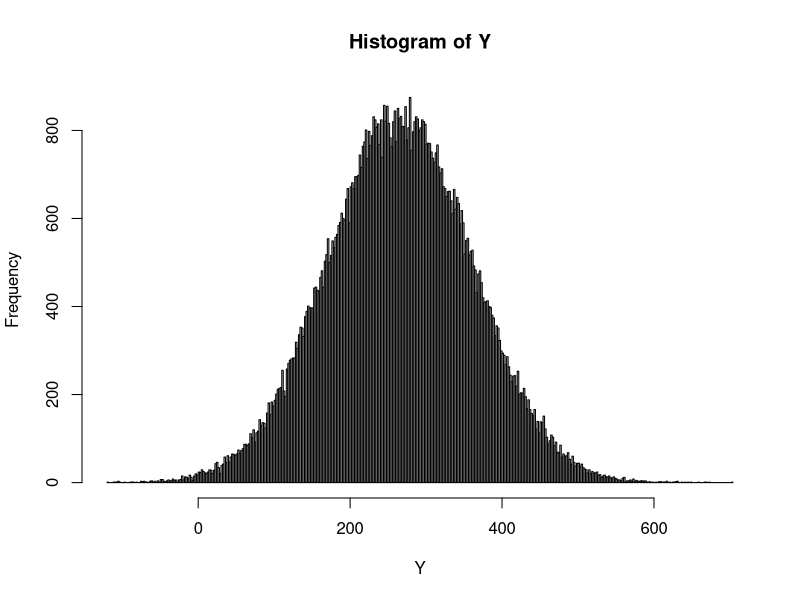
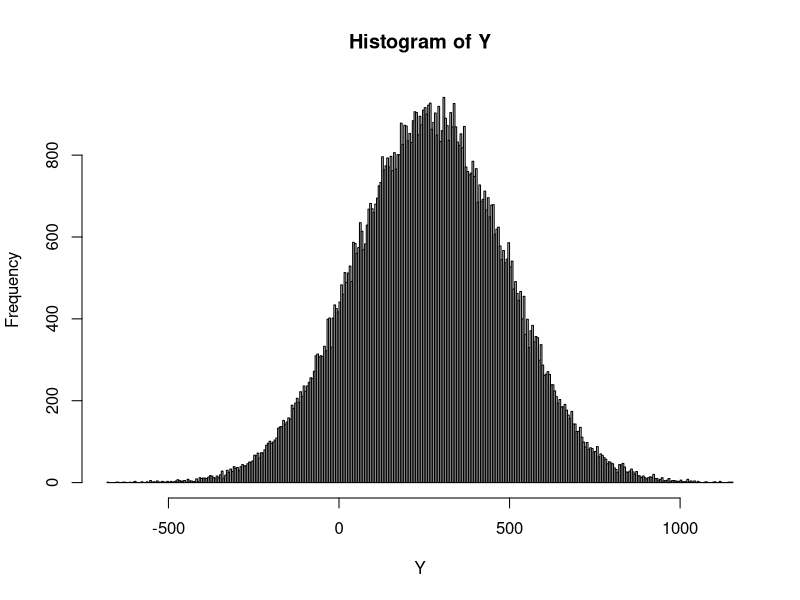
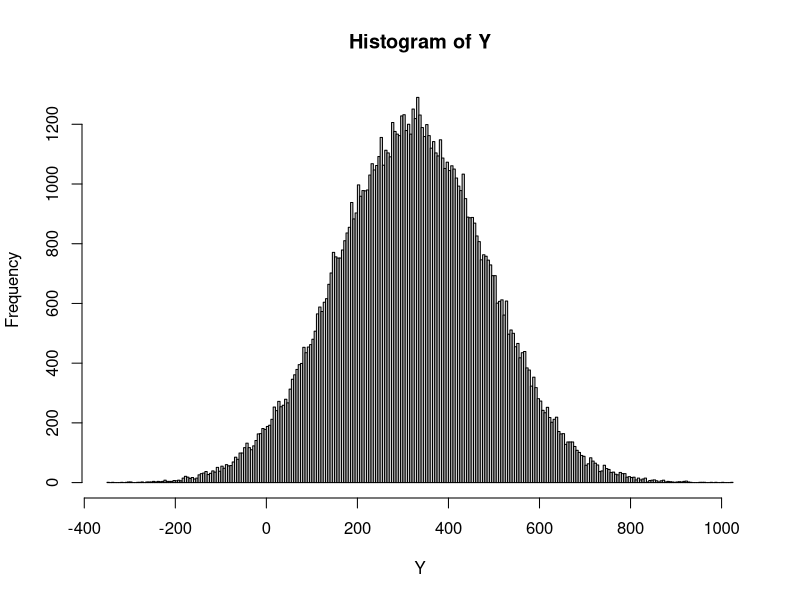
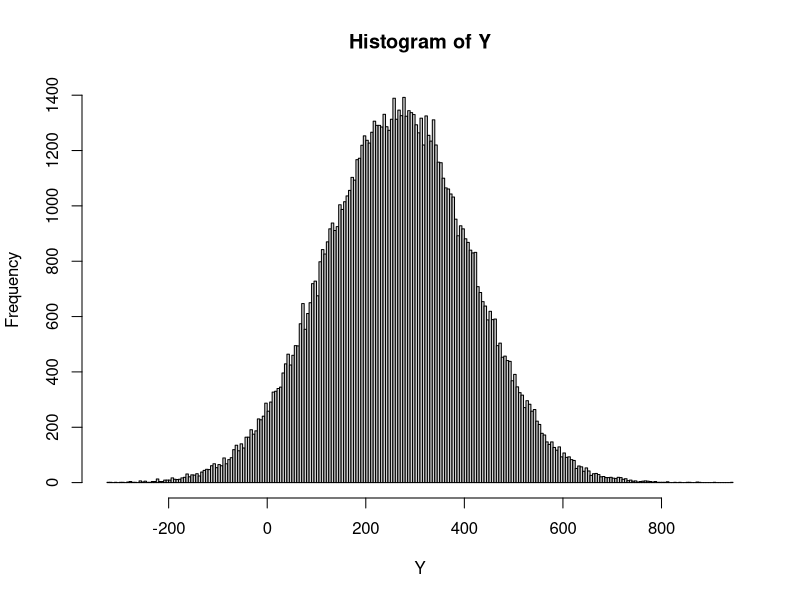
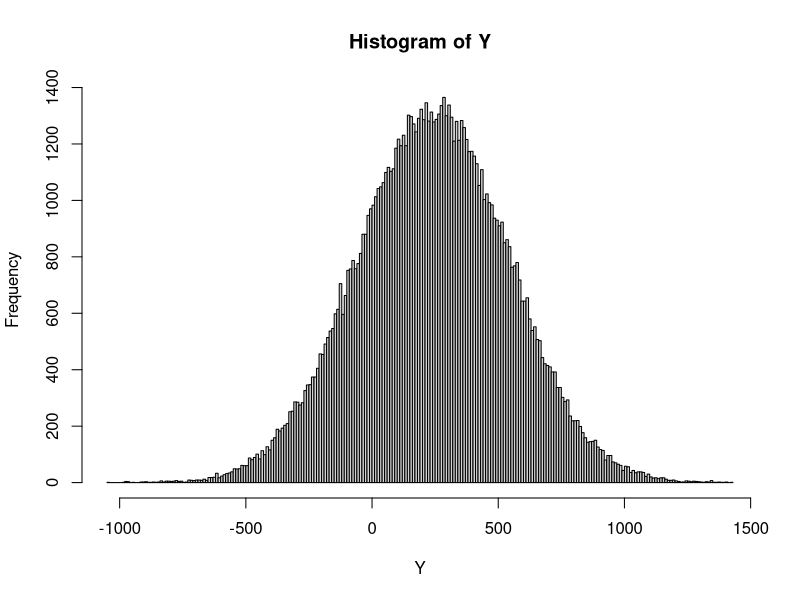
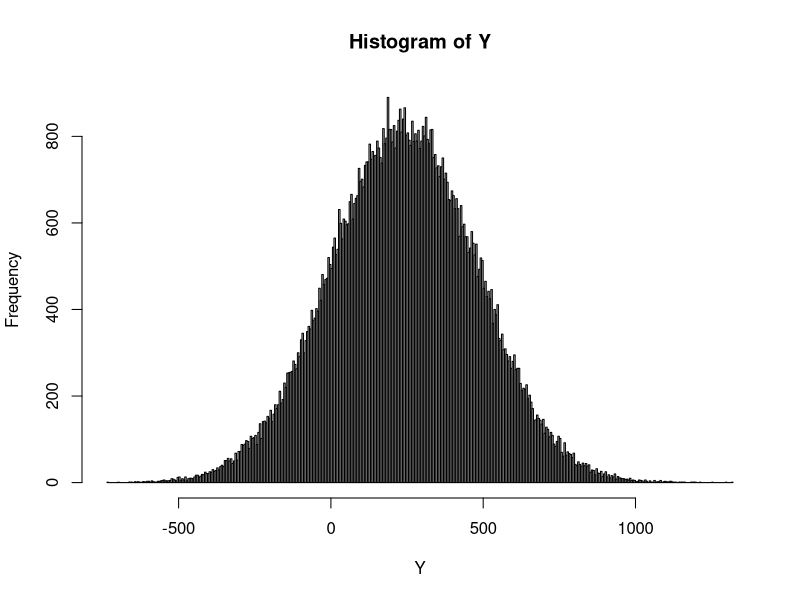
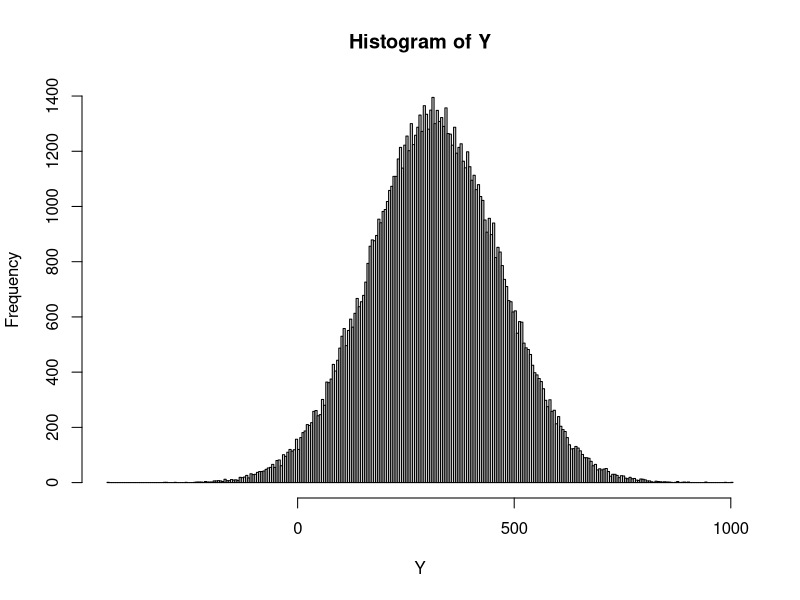

Reproduce these figures in R, in order.
# Remove old variables:
rm(list=ls())
###############################################################################

### Demonstration of the multivariate normal distribution


# In this code we need functions in a library called mvtnorm
# To install this library run:
# install.packages("mvtnorm")
# You only need to do this library installation once

# Load the multivariate normal library 
library(mvtnorm)
# You have to load the library every time you restart R 

# Specify expectation and covariance matrix
mu <- c(8,4,1.05)  # Expectation
sigma <- matrix(c(100,-24,1.5,-24,16,-0.8,1.5,-0.8,0.25),nrow=3) # Covariance matrix
sigma  # To check that the matrix is correct

Nsim <- 100000
Xdata <- rmvnorm(Nsim, mean = mu, sigma = sigma) 

# Probability that all goes in plus
sum((Xdata[,1]>0 & Xdata[,2]>0) & Xdata[,3]>0)/Nsim
# Probability that the two first goes in plus
sum((Xdata[,1]>0 & Xdata[,2]>0))/Nsim

# Notice that since X1 and X2 are dependent P(X1>0 and X2>0)
# is not the same as P(X1>0)*P(X2>0)
(sum(Xdata[,1]>0)/Nsim)*(sum(Xdata[,2]>0)/Nsim)


# Considering various investment portfolios:
Y <- Xdata %*% c(10,20,100)  # Notice %*% for matrix multiplication
hist(Y,nclass=max(10,sqrt(Nsim)))
mean(Y)
var(Y)
sd(Y)
mean(Y>0)
mean(Y>500)

Y <- Xdata %*% c(20,0,100)
hist(Y,nclass=max(10,sqrt(Nsim)))
mean(Y)
sd(Y)
mean(Y>0)
mean(Y>500)

Y <- Xdata %*% c(20,40,0)
hist(Y,nclass=max(10,sqrt(Nsim)))
mean(Y)
sd(Y)
mean(Y>0)
mean(Y>500)

Y <- Xdata %*% c(0,40,100)
hist(Y,nclass=max(10,sqrt(Nsim)))
mean(Y)
sd(Y)
mean(Y>0)
mean(Y>500)

Y <- Xdata %*% c(30,0,0)
hist(Y,nclass=max(10,sqrt(Nsim)))
mean(Y)
sd(Y)
mean(Y>0)
mean(Y>500)

Y <- Xdata %*% c(0,60,0)
hist(Y,nclass=max(10,sqrt(Nsim)))
mean(Y)
sd(Y)
mean(Y>0)
mean(Y>500)

Y <- Xdata %*% c(0,0,300)
hist(Y,nclass=max(10,sqrt(Nsim)))
mean(Y)
sd(Y)
mean(Y>0)
mean(Y>500)
